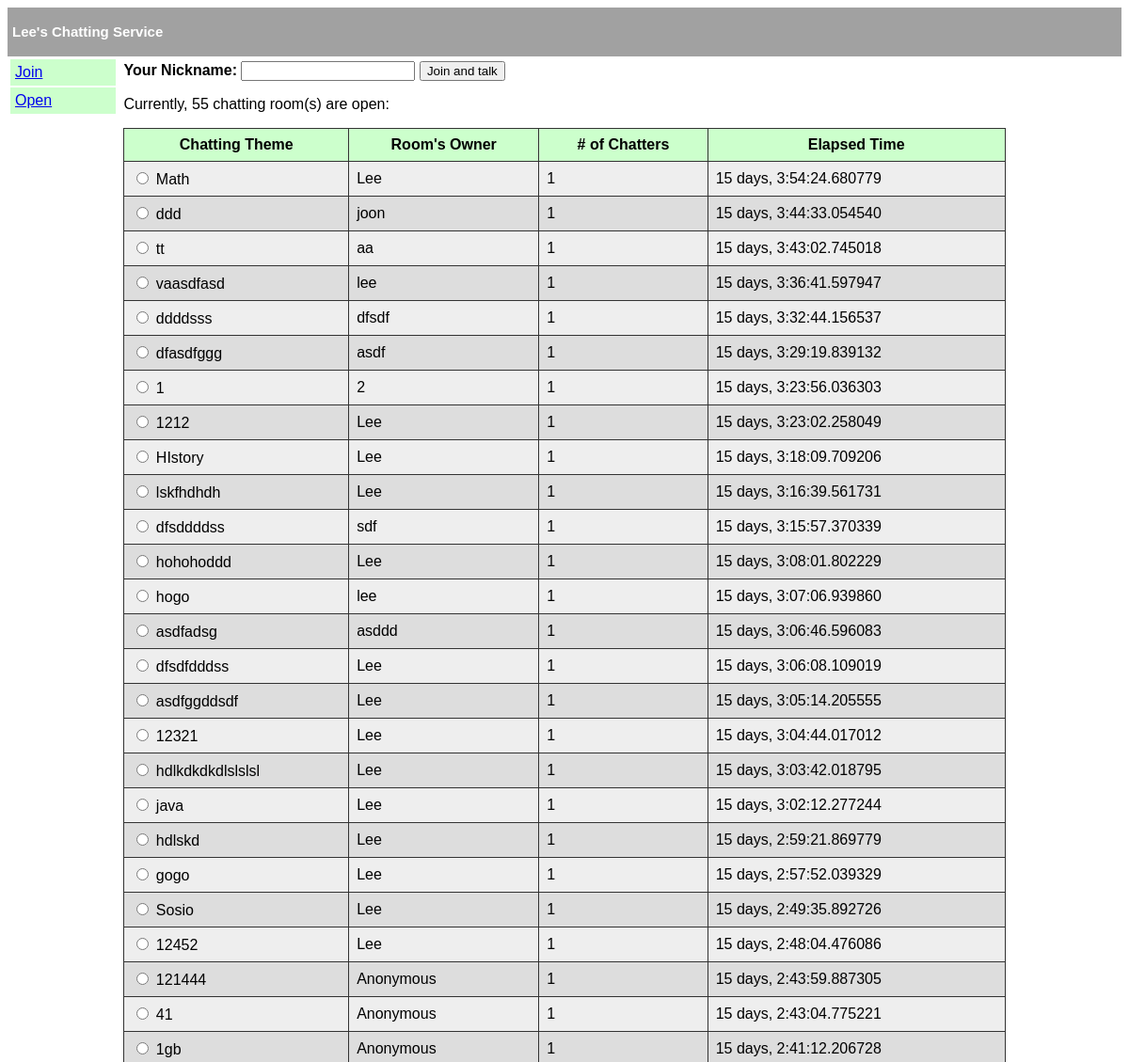
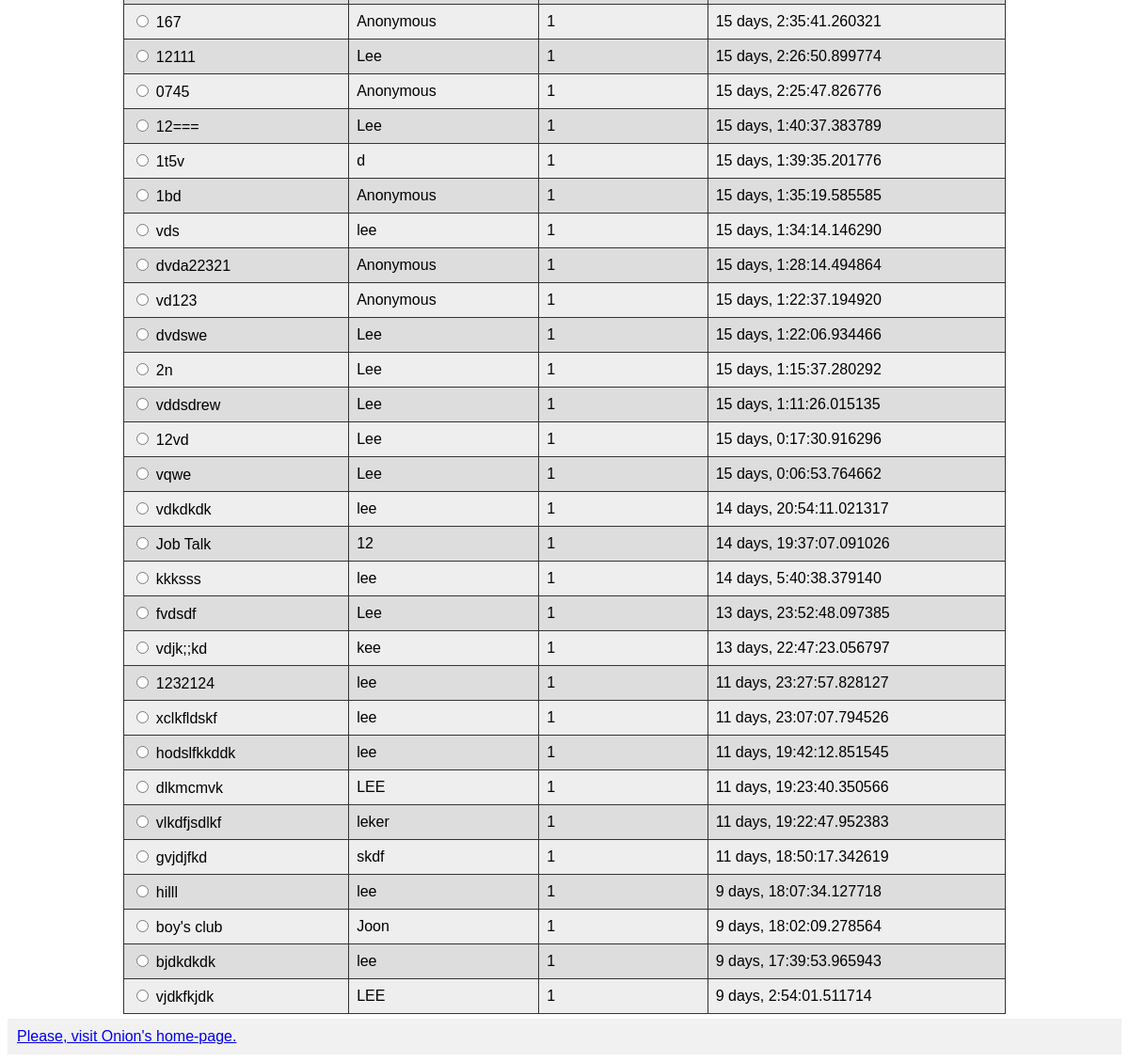
/chat/, run on an earlier commit of the app's database (2 pictures, top to bottom).
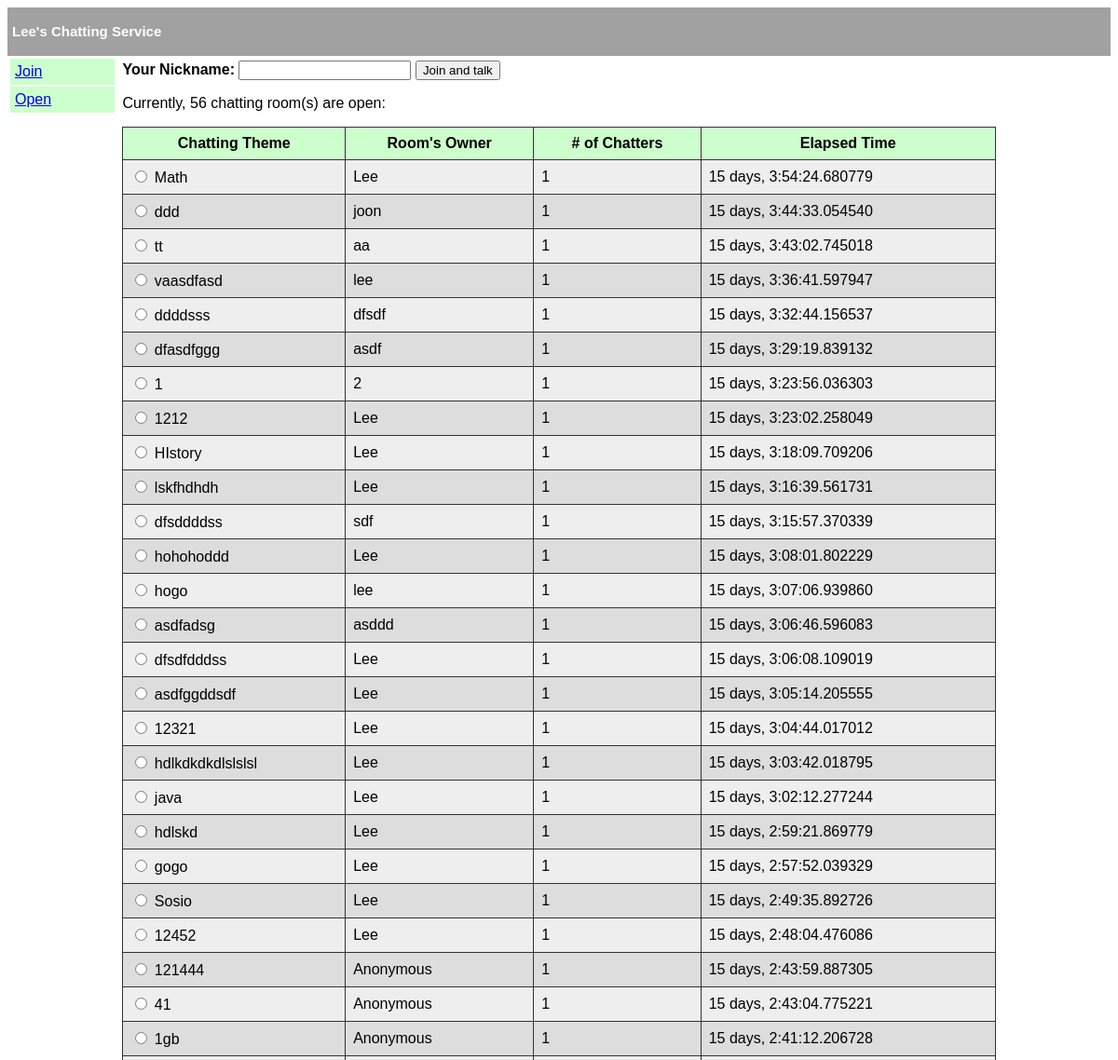
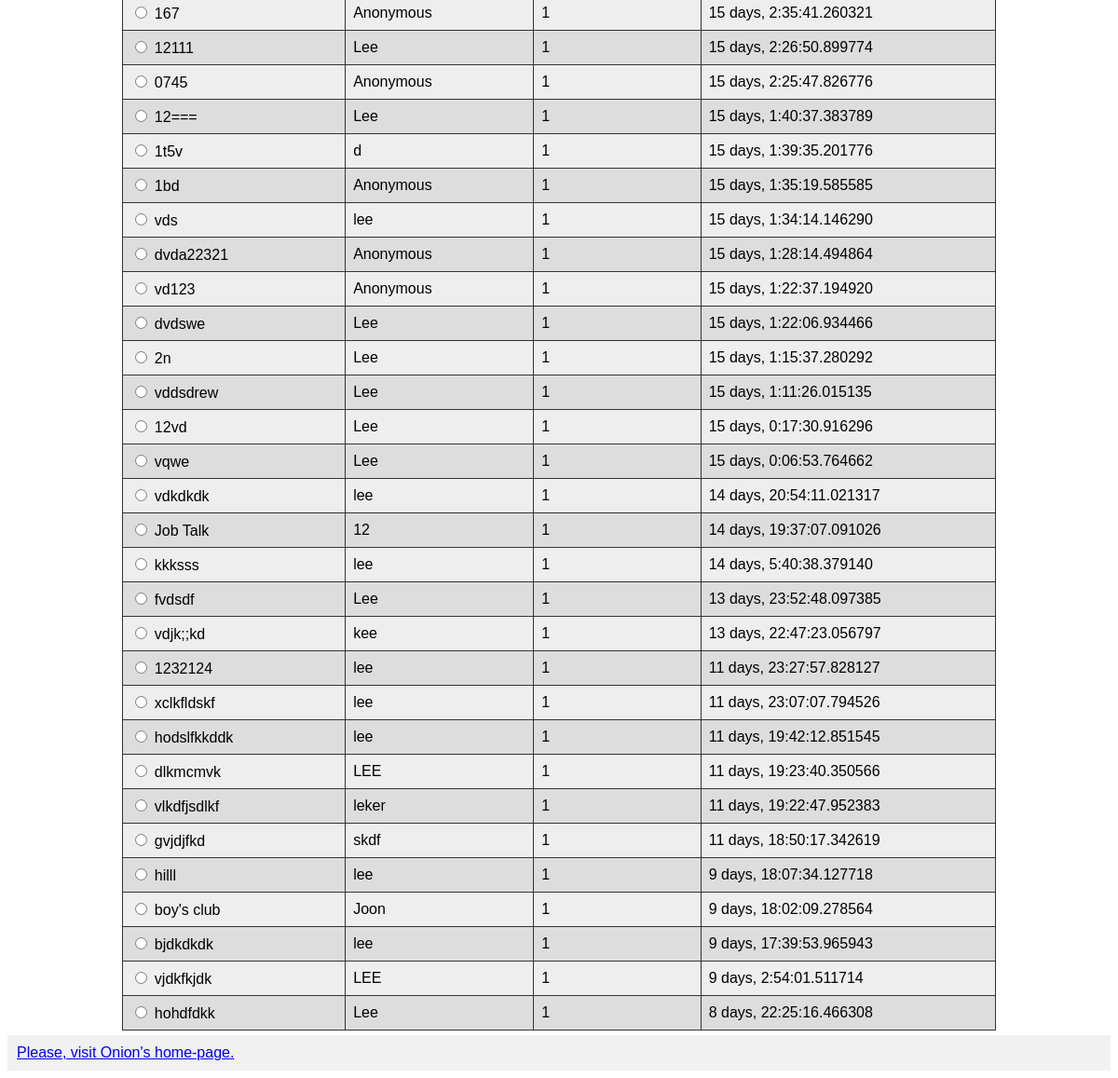
And on a later commit of the database (2 pictures, top to bottom).
### chat/models.py (models this page shows, shortened)
class Chatroom(models.Model):
    title_text = models.CharField(max_length=20, default='No Title')
    created_date = models.DateTimeField('created_date')

class User(models.Model):
    nickname_text = models.CharField(max_length=20, default='Anonymous')
    created_date = models.DateTimeField('created_date')
    chatroom = models.ForeignKey(Chatroom, on_delete=models.CASCADE)
    is_owner = models.BooleanField(default=False)
    is_on = models.BooleanField(default=False)
    def __str__(self):
        return self.nickname_text

### chat/views.py (the view, shortened to what this page needs)
# urls.py: path('', views.IndexView.as_view(), name='index'),
class IndexView(generic.TemplateView):
    template_name = 'chat/index.html'
    def get(self, request, *args, **kwargs ):
        chatrooms = models.Chatroom.objects.all()
        chat_list = []
        msg = kwargs.get('msg',None)
        for cr in chatrooms:
            chat_info = ChatInfo()
            chat_info.title = cr.title_text
            cur_time = datetime.datetime.utcnow()
            open_time = cr.created_date.replace(tzinfo=None)
            chat_info.time = cur_time - open_time
            chatters = models.User.objects.filter(chatroom=cr.id)
            chat_info.num_chatters = len(chatters.all())
            chat_info.id = cr.id
            try:
                owners = chatters.filter(is_owner=True).order_by('-created_date')
                chat_info.owner = owners.first()
            except ObjectDoesNotExist:
                chat_info.owner = 'TBD'
            chat_list.append(chat_info)
        return render(request, self.template_name, {'chat_list':chat_list, 'msg':msg})

### chat/templates/chat/index.html (shortened to what this page needs)
{% extends "chat/layout.html" %}
{% block article %}
<form action="{% url 'chat:join' %}" method="post">
{% if chat_list %}
	<b>
	<div>
	Your Nickname:
	<input type='text' name='nickname' value='' required/>
	<input type='submit' value='Join and talk' />
	</div>
	</b>
{% endif %}
<p>Currently, {{ chat_list | length }} chatting room(s) are open:</p>
{% if chat_list %}
<table>
	<tr>
		<th>Chatting Theme</th>
		<th>Room's Owner</th>
		<th># of Chatters </th>
		<th>Elapsed Time</th>
{% for ch in chat_list %}
	<tr>
	<div style="background-color:lightyellow">
	<td>
	<input type='radio' name='choice' id='choice{{forloop.counter}}' value='{{ch.id}}' required/>
	<label for='choice{{forloop.counter}}'>{{ch.title}}</label>
	</td>
	<td> {{ch.owner}} </td>
	<td> {{ch.num_chatters }} </td>
	<td> {{ch.time}} </td>
	</div>
	</tr>
{% endfor %}
</table>
{% endif %}
</form>
{% endblock %}

What changed in the data, as far as the page shows it:
added Chatroom: title "hohdfdkk"
added User: owner "Lee"
Also different on the page:
{{ chat_list | length }}: "55" → "56"
new list line: "☐ hohdfdkk 1 8 days, 22:25:16.466308"
